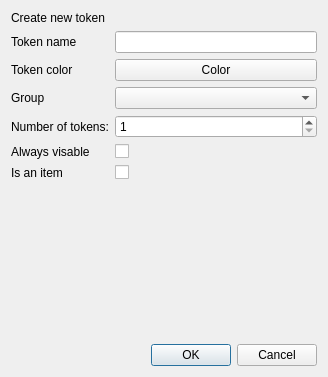
<?xml version="1.0" encoding="UTF-8"?>
<ui version="4.0">
 <class>TokenCreationWidget</class>
 <widget class="QDialog" name="TokenCreationWidget">
  <property name="geometry">
   <rect>
    <x>0</x>
    <y>0</y>
    <width>328</width>
    <height>377</height>
   </rect>
  </property>
  <property name="windowTitle">
   <string>Dialog</string>
  </property>
  <layout class="QGridLayout" name="gridLayout">
   <item row="0" column="0">
    <widget class="QLabel" name="label">
     <property name="sizePolicy">
      <sizepolicy hsizetype="Fixed" vsizetype="Fixed">
       <horstretch>0</horstretch>
       <verstretch>0</verstretch>
      </sizepolicy>
     </property>
     <property name="text">
      <string>Create new token</string>
     </property>
    </widget>
   </item>
   <item row="5" column="1">
    <widget class="QSpinBox" name="numberOfTokens">
     <property name="minimum">
      <number>1</number>
     </property>
    </widget>
   </item>
   <item row="4" column="0">
    <widget class="QLabel" name="label_4">
     <property name="sizePolicy">
      <sizepolicy hsizetype="Fixed" vsizetype="Preferred">
       <horstretch>0</horstretch>
       <verstretch>0</verstretch>
      </sizepolicy>
     </property>
     <property name="text">
      <string>Group</string>
     </property>
    </widget>
   </item>
   <item row="9" column="1">
    <widget class="QDialogButtonBox" name="buttonBox">
     <property name="orientation">
      <enum>Qt::Horizontal</enum>
     </property>
     <property name="standardButtons">
      <set>QDialogButtonBox::Cancel|QDialogButtonBox::Ok</set>
     </property>
    </widget>
   </item>
   <item row="4" column="1">
    <widget class="QComboBox" name="comboBox"/>
   </item>
   <item row="6" column="0">
    <widget class="QLabel" name="label_6">
     <property name="text">
      <string>Always visable</string>
     </property>
    </widget>
   </item>
   <item row="2" column="0">
    <widget class="QLabel" name="label_2">
     <property name="sizePolicy">
      <sizepolicy hsizetype="Fixed" vsizetype="Minimum">
       <horstretch>0</horstretch>
       <verstretch>0</verstretch>
      </sizepolicy>
     </property>
     <property name="text">
      <string>Token name</string>
     </property>
    </widget>
   </item>
   <item row="6" column="1">
    <widget class="QCheckBox" name="checkBox">
     <property name="sizePolicy">
      <sizepolicy hsizetype="Minimum" vsizetype="Fixed">
       <horstretch>0</horstretch>
       <verstretch>0</verstretch>
      </sizepolicy>
     </property>
     <property name="text">
      <string/>
     </property>
    </widget>
   </item>
   <item row="3" column="0">
    <widget class="QLabel" name="label_3">
     <property name="sizePolicy">
      <sizepolicy hsizetype="Fixed" vsizetype="Preferred">
       <horstretch>0</horstretch>
       <verstretch>0</verstretch>
      </sizepolicy>
     </property>
     <property name="text">
      <string>Token color</string>
     </property>
    </widget>
   </item>
   <item row="2" column="1">
    <widget class="QLineEdit" name="tokenName">
     <property name="sizePolicy">
      <sizepolicy hsizetype="Expanding" vsizetype="Fixed">
       <horstretch>0</horstretch>
       <verstretch>0</verstretch>
      </sizepolicy>
     </property>
    </widget>
   </item>
   <item row="8" column="1">
    <spacer name="verticalSpacer">
     <property name="orientation">
      <enum>Qt::Vertical</enum>
     </property>
     <property name="sizeHint" stdset="0">
      <size>
       <width>20</width>
       <height>40</height>
      </size>
     </property>
    </spacer>
   </item>
   <item row="5" column="0">
    <widget class="QLabel" name="label_5">
     <property name="text">
      <string>Number of tokens:</string>
     </property>
    </widget>
   </item>
   <item row="3" column="1">
    <widget class="QPushButton" name="pushButton">
     <property name="text">
      <string>Color</string>
     </property>
    </widget>
   </item>
   <item row="7" column="1">
    <widget class="QCheckBox" name="checkBox_2">
     <property name="text">
      <string/>
     </property>
    </widget>
   </item>
   <item row="7" column="0">
    <widget class="QLabel" name="label_7">
     <property name="text">
      <string>Is an item</string>
     </property>
    </widget>
   </item>
  </layout>
 </widget>
 <resources/>
 <connections>
  <connection>
   <sender>buttonBox</sender>
   <signal>accepted()</signal>
   <receiver>TokenCreationWidget</receiver>
   <slot>accept()</slot>
   <hints>
    <hint type="sourcelabel">
     <x>203</x>
     <y>281</y>
    </hint>
    <hint type="destinationlabel">
     <x>157</x>
     <y>274</y>
    </hint>
   </hints>
  </connection>
  <connection>
   <sender>buttonBox</sender>
   <signal>rejected()</signal>
   <receiver>TokenCreationWidget</receiver>
   <slot>reject()</slot>
   <hints>
    <hint type="sourcelabel">
     <x>203</x>
     <y>281</y>
    </hint>
    <hint type="destinationlabel">
     <x>286</x>
     <y>274</y>
    </hint>
   </hints>
  </connection>
 </connections>
</ui>
